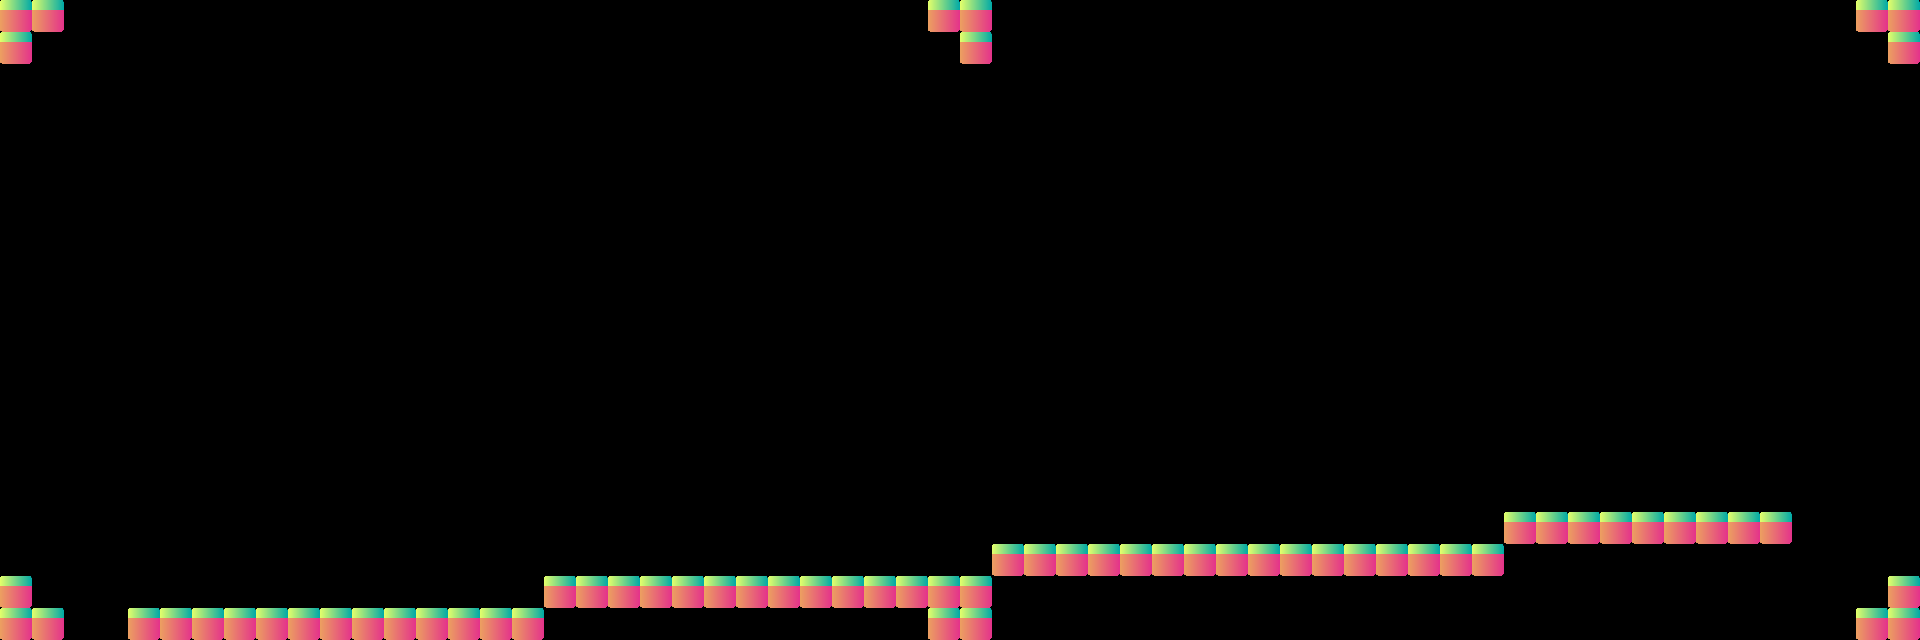

Below is a game level as drawn by its tile map, then a one-line description and the .tmx that defines it (tile-layer data replaced by summaries):
An orthogonal 60x20 tile map with 32x32 px tiles, 1 tile layer (Tile Layer 1) and 3 objects.

<map version="1.0" orientation="orthogonal" width="60" height="20" tilewidth="32" tileheight="32">
 <tileset firstgid="1" name="tile" tilewidth="32" tileheight="32">
  <image source="tile.png" width="32" height="32" />
 </tileset>
 <layer name="Tile Layer 1" width="60" height="20">
  <data>[1200 cells, 69 non-empty, 1 distinct tile ids]</data>
 </layer>
 <objectgroup name="Object Layer 1" width="60" height="20">
  <object x="0" y="607" width="64" height="33" />
  <object x="128" y="606" width="415" height="33" />
  <object x="570" y="573" width="448" height="33" />
 </objectgroup>
</map>